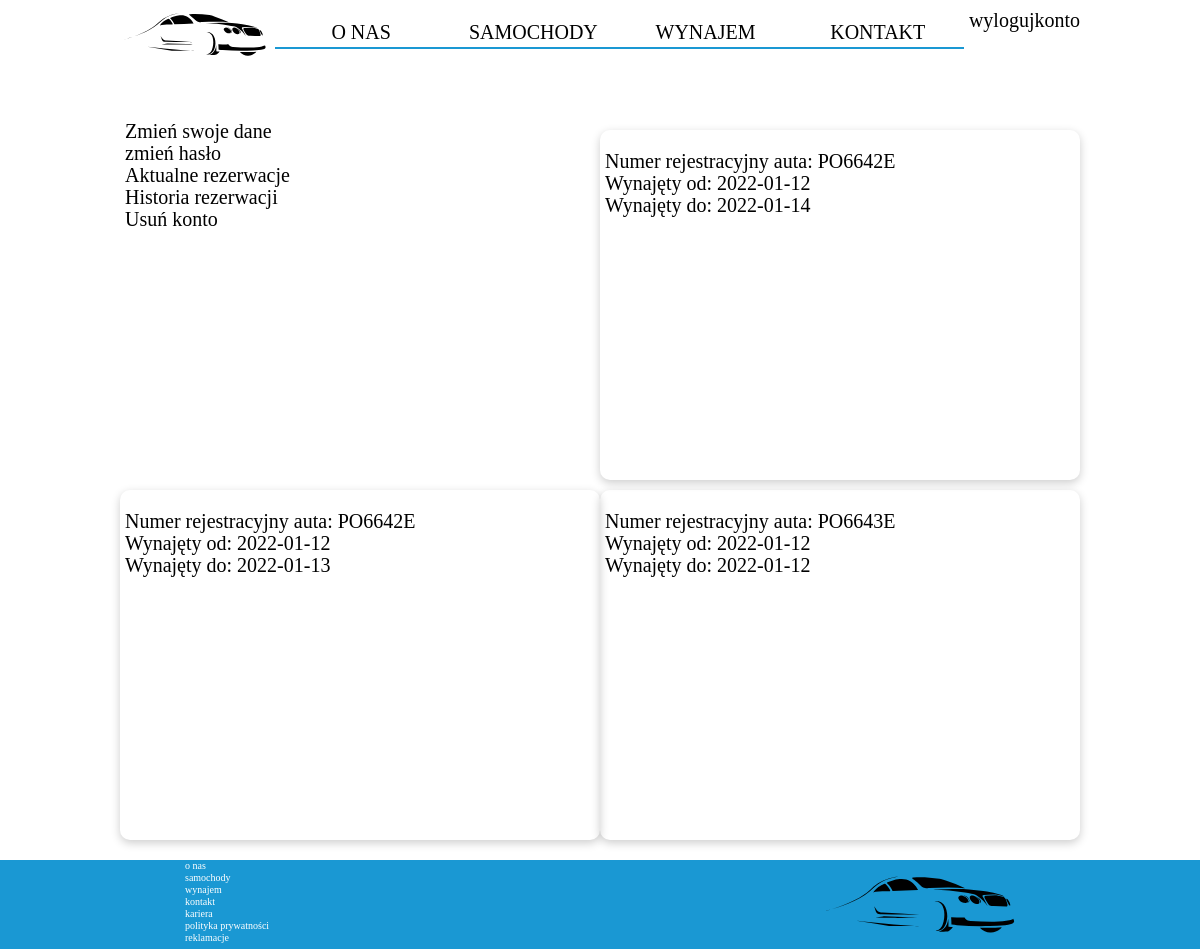
The page /index.php?action=settings&task=userhistory (signed in) on the database its author committed.
### src/View.php (called while the page is built, shortened)
<?php
class View {
    public function render(string $page, array $cars, array $car, array $task): void
    {
        include_once("templates/layout.php");
    }
}

### src/Controller.php (called while the page is built, shortened)
<?php
require_once("src/View.php");
require_once("src/Database.php");
class Controller
{
    private static array $configuration = [];
    private Database $database;
    private array $request;
    private View $view;
    public static function initConfiguration(array $configuration): void
    {
        self::$configuration = $configuration;
    }
    public function __construct(array $request)
    {
        $this->database = new Database(self::$configuration['db']);
        $this->request = $request;
        $this->view = new View();
    }
    public function run(): void
    {
        $cars = [];
        $car = [];
        $task = [];
        switch ($this->actionGet()) {
            case 'settings':
                $page = 'settings';
                $task = $this->database->getTask($this->task());
            break;
        }
        $this->view->render($page, $cars, $car, $task);
    }
    private function actionGet(): string
    {
        $data = $this->getRequestGet();
        return $data['action'] ?? self::DEFAULT_ACTION;
    }
    private function task(): string
    {
        $data = $this->getRequestGet();
        return $data['task'] ?? '';
    }
    private function getRequestGet(): array
    {
        return $this->request['get'] ?? [];
    }
}

### index.php (called while the page is built, shortened)
<?php
require_once("src/Controller.php");
$request = [
    'get' => $_GET,
    'post' => $_POST
];
try {
    (new Controller($request))->run();
} catch (AppException $e) {
    echo "<h1>Wystąpił błąd w aplikacji</h1>";
    echo '<h2>'.$e->getMessage().'</h3>';
}
 catch (Throwable $e) {
    echo "<h1>Wystąpił błąd w aplikacji</h1>";
    echo $e;
}

### src/Database.php (called while the page is built, shortened)
<?php
class Database
{
    private PDO $conn;
    private function createConnection(array $config): void
    {
        $dsn = "mysql:dbname={$config['database']};host={$config['host']}";
        $this->conn = new PDO(
            $dsn,
            $config['user'],
            $config['password']
        );
    }
    public function getTask(string $task): array
    {
        $action = '';
        try {
            if($task == 'history_of_reservation' || $task == 'history_of_rent')
            {
                $query = "SELECT * FROM `najmy/rezerwacje_stare` WHERE `rodzaj` = '$action'";
                $result = $this->conn->query($query);
                $task = $result->fetchAll(PDO::FETCH_ASSOC);
            }
            else if($task == 'current_reservation' || $task == 'current_rent')
            {
                $query = "SELECT * FROM `najmy/rezerwacje` WHERE `rodzaj` = '$action'";
                $result = $this->conn->query($query);
                $task = $result->fetchAll(PDO::FETCH_ASSOC);
            }
            else if ($task == 'manage_accounts') {
                $query = "SELECT * FROM `users`";
                $result = $this->conn->query($query);
                $task = $result->fetchAll(PDO::FETCH_ASSOC);
            }
            else if ($task == 'userdata') {
                $query = "SELECT * FROM `users` WHERE `email` = '{$_SESSION['user']}'";
                $result = $this->conn->query($query);
                $task = $result->fetchAll(PDO::FETCH_ASSOC);
            }
            else if ($task == 'userhistory') {
                $query = "SELECT * FROM `najmy/rezerwacje_stare` WHERE `e-mail` = '{$_SESSION['user']}'";
                $result = $this->conn->query($query);
                $task = $result->fetchAll(PDO::FETCH_ASSOC);
            }
            return $task;
        } catch (Throwable $e) {
            throw $e;
            throw new AppException('Błąd zapytania bazy danych');
        }
    }
}

### templates/settings.php (the view, shortened to what this page needs)
<main>
    <section class="cars">
    <div class="container">
        <?php
        if($_SESSION['user'] !== 'admin@admin.pl'){
            echo "
                <ul>
                    <li><a href='index.php?action=settings&task=userdata'>Zmień swoje dane</a></li>
                    <li><a href='index.php?action=settings&task=password'>zmień hasło</a></li>
                    <li><a href='index.php?action=settings&task=current'>Aktualne rezerwacje</a></li>
                    <li><a href='index.php?action=settings&task=userhistory'>Historia rezerwacji</a></li>
                    <li><a href='index.php?action=settings&task=deleteuser'>Usuń konto</a></li>
                </ul>
            ";
            switch ($_GET['task']) {
                    case 'userhistory':
                        foreach ($task ?? [] as $data):
                            $tasks = <<<TASK
                            <section class='settingsbox'>
                                <ul>
                                    <li>Numer rejestracyjny auta: {$data['nr_rejestracyjny']}</li>
                                    <li>Wynajęty od: {$data['od']}</li>
                                    <li>Wynajęty do: {$data['do']}</li>
                                </ul>
                            </section>
                            TASK;
                            echo $tasks;
                        endforeach;
                        break;
            }
        }
        ?>
    </div>
    </section>
</main>

### styles/style.css (style rules this page uses)
@media screen and (min-width: 1024px) { html { font-size: 20px; } }
@media screen and (min-width: 1024px) { .container { width: 80%; } }

### styles/mobile.css (style rules this page uses)
html { font-size: 12px; scroll-behavior: smooth; }
.container { margin: 0 auto; width: 90%; }
a { font-size: 1rem; text-decoration: none; color: black; }
ul { margin: 0 5px 5px 5px }
li { padding: 1px 0 1px 0; }
main { padding-top: 100px; }
section { padding: 20px 0 20px 0; }
.settingsbox { min-height: 40vh; padding-bottom: 10px; box-shadow: 0 3px 10px rgb(0 0 0 / 0.2); border-radius: 10px; margin-top: 10px; width: 50%; }

### styles/tablet.css (style rules this page uses)
@media screen and (min-width: 540px) { html { font-size: 16px; } }
@media screen and (min-width: 540px) { .cars .container, .rent .container { display: flex; flex-direction: row; justify-content: space-between; flex-wrap: wrap; } }

### rows shown on the page
najmy/rezerwacje_stare: nr_rejestracyjny "PO6642E", od "2022-01-12", do "2022-01-14"
najmy/rezerwacje_stare: nr_rejestracyjny "PO6642E", od "2022-01-12", do "2022-01-13"
najmy/rezerwacje_stare: nr_rejestracyjny "PO6643E", od "2022-01-12", do "2022-01-12"
